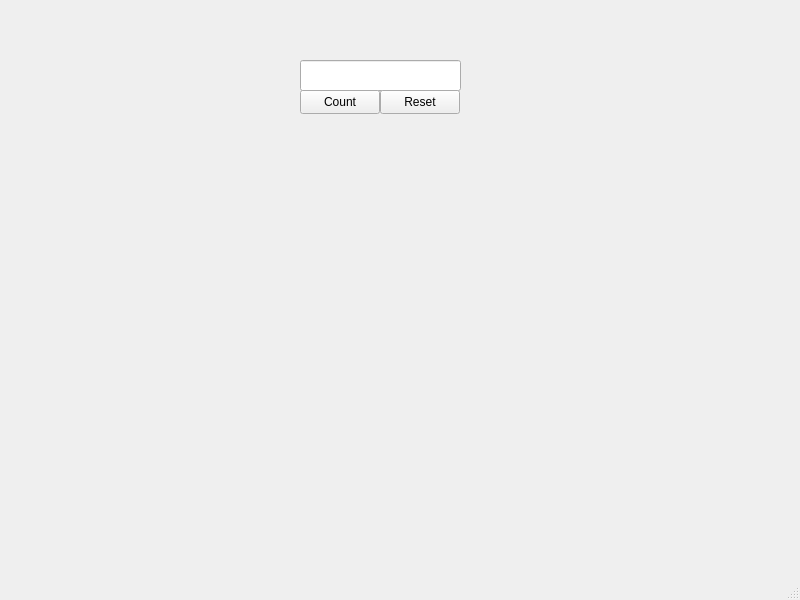
<?xml version="1.0" encoding="UTF-8"?>
<ui version="4.0">
 <class>MainWindow</class>
 <widget class="QMainWindow" name="MainWindow">
  <property name="geometry">
   <rect>
    <x>0</x>
    <y>0</y>
    <width>800</width>
    <height>600</height>
   </rect>
  </property>
  <property name="windowTitle">
   <string>MainWindow</string>
  </property>
  <widget class="QWidget" name="centralwidget">
   <widget class="QLineEdit" name="countEdit">
    <property name="geometry">
     <rect>
      <x>300</x>
      <y>60</y>
      <width>161</width>
      <height>31</height>
     </rect>
    </property>
   </widget>
   <widget class="QPushButton" name="resetButton">
    <property name="geometry">
     <rect>
      <x>380</x>
      <y>90</y>
      <width>80</width>
      <height>24</height>
     </rect>
    </property>
    <property name="text">
     <string>Reset</string>
    </property>
   </widget>
   <widget class="QPushButton" name="countButton">
    <property name="geometry">
     <rect>
      <x>300</x>
      <y>90</y>
      <width>80</width>
      <height>24</height>
     </rect>
    </property>
    <property name="text">
     <string>Count</string>
    </property>
   </widget>
  </widget>
  <widget class="QMenuBar" name="menubar">
   <property name="geometry">
    <rect>
     <x>0</x>
     <y>0</y>
     <width>800</width>
     <height>21</height>
    </rect>
   </property>
  </widget>
  <widget class="QStatusBar" name="statusbar"/>
 </widget>
 <resources/>
 <connections/>
</ui>
